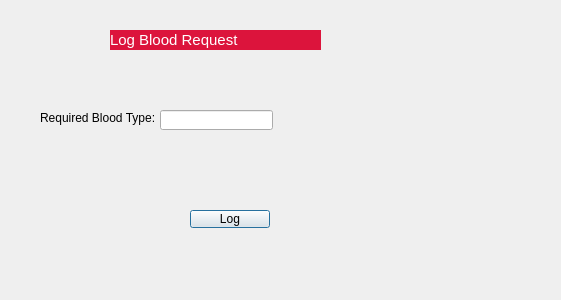
<?xml version="1.0" encoding="UTF-8"?>
<ui version="4.0">
 <class>LogBloodRequestDialog</class>
 <widget class="QDialog" name="LogBloodRequestDialog">
  <property name="geometry">
   <rect>
    <x>0</x>
    <y>0</y>
    <width>561</width>
    <height>300</height>
   </rect>
  </property>
  <property name="windowTitle">
   <string>Dialog</string>
  </property>
  <widget class="QLineEdit" name="lineEdit">
   <property name="geometry">
    <rect>
     <x>160</x>
     <y>110</y>
     <width>113</width>
     <height>20</height>
    </rect>
   </property>
  </widget>
  <widget class="QLabel" name="label">
   <property name="geometry">
    <rect>
     <x>40</x>
     <y>110</y>
     <width>131</width>
     <height>16</height>
    </rect>
   </property>
   <property name="text">
    <string>Required Blood Type:</string>
   </property>
  </widget>
  <widget class="QPushButton" name="pushButton">
   <property name="geometry">
    <rect>
     <x>190</x>
     <y>210</y>
     <width>80</width>
     <height>18</height>
    </rect>
   </property>
   <property name="text">
    <string>Log</string>
   </property>
  </widget>
  <widget class="QLabel" name="label_2">
   <property name="geometry">
    <rect>
     <x>110</x>
     <y>30</y>
     <width>211</width>
     <height>20</height>
    </rect>
   </property>
   <property name="styleSheet">
    <string notr="true">QLabel{
font-size:15px;
background: crimson;
color:white;
}</string>
   </property>
   <property name="text">
    <string>Log Blood Request</string>
   </property>
  </widget>
 </widget>
 <resources/>
 <connections/>
</ui>
